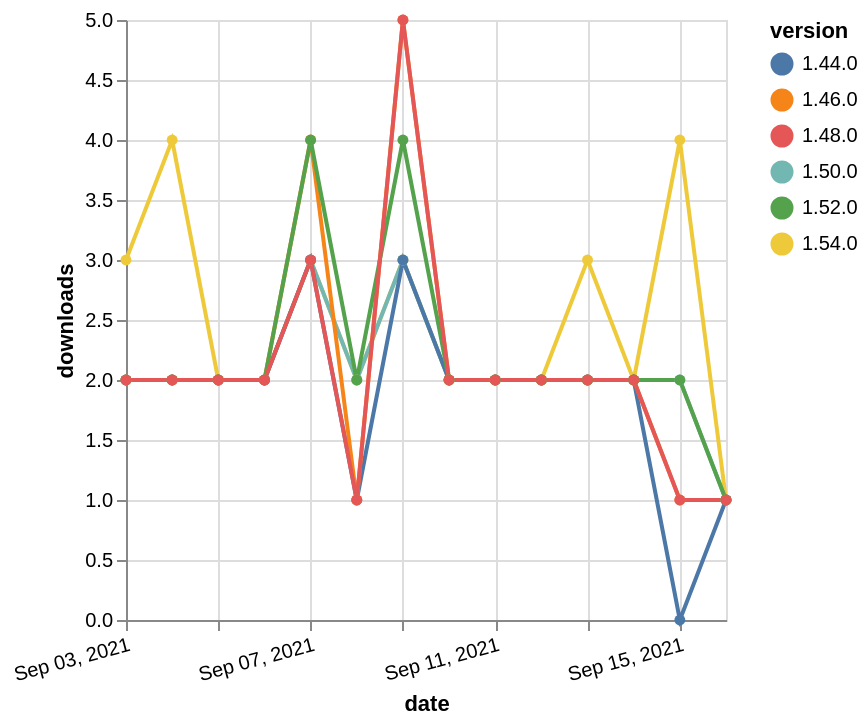

Write a Vega-Lite specification for this figure.
### Vega-Lite specification from a JSON file in a GitHub repository (floating-point values rounded to 4 significant figures)
{"$schema": "https://vega.github.io/schema/vega-lite/v5.json", "description": "A simple bar chart with embedded data.", "data": {"values": [{"date": "2021-09-03", "total": 223, "delta": 3, "version": "1.54.0"}, {"date": "2021-09-04", "total": 227, "delta": 4, "version": "1.54.0"}, {"date": "2021-09-05", "total": 229, "delta": 2, "version": "1.54.0"}, {"date": "2021-09-06", "total": 231, "delta": 2, "version": "1.54.0"}, {"date": "2021-09-07", "total": 234, "delta": 3, "version": "1.54.0"}, {"date": "2021-09-08", "total": 236, "delta": 2, "version": "1.54.0"}, {"date": "2021-09-09", "total": 239, "delta": 3, "version": "1.54.0"}, {"date": "2021-09-10", "total": 241, "delta": 2, "version": "1.54.0"}, {"date": "2021-09-11", "total": 243, "delta": 2, "version": "1.54.0"}, {"date": "2021-09-12", "total": 245, "delta": 2, "version": "1.54.0"}, {"date": "2021-09-13", "total": 248, "delta": 3, "version": "1.54.0"}, {"date": "2021-09-14", "total": 250, "delta": 2, "version": "1.54.0"}, {"date": "2021-09-15", "total": 254, "delta": 4, "version": "1.54.0"}, {"date": "2021-09-16", "total": 255, "delta": 1, "version": "1.54.0"}, {"date": "2021-09-03", "total": 999, "delta": 2, "version": "1.50.0"}, {"date": "2021-09-04", "total": 1001, "delta": 2, "version": "1.50.0"}, {"date": "2021-09-05", "total": 1003, "delta": 2, "version": "1.50.0"}, {"date": "2021-09-06", "total": 1005, "delta": 2, "version": "1.50.0"}, {"date": "2021-09-07", "total": 1008, "delta": 3, "version": "1.50.0"}, {"date": "2021-09-08", "total": 1010, "delta": 2, "version": "1.50.0"}, {"date": "2021-09-09", "total": 1013, "delta": 3, "version": "1.50.0"}, {"date": "2021-09-10", "total": 1015, "delta": 2, "version": "1.50.0"}, {"date": "2021-09-11", "total": 1017, "delta": 2, "version": "1.50.0"}, {"date": "2021-09-12", "total": 1019, "delta": 2, "version": "1.50.0"}, {"date": "2021-09-13", "total": 1021, "delta": 2, "version": "1.50.0"}, {"date": "2021-09-14", "total": 1023, "delta": 2, "version": "1.50.0"}, {"date": "2021-09-15", "total": 1025, "delta": 2, "version": "1.50.0"}, {"date": "2021-09-16", "total": 1026, "delta": 1, "version": "1.50.0"}, {"date": "2021-09-03", "total": 2019, "delta": 2, "version": "1.44.0"}, {"date": "2021-09-04", "total": 2021, "delta": 2, "version": "1.44.0"}, {"date": "2021-09-05", "total": 2023, "delta": 2, "version": "1.44.0"}, {"date": "2021-09-06", "total": 2025, "delta": 2, "version": "1.44.0"}, {"date": "2021-09-07", "total": 2028, "delta": 3, "version": "1.44.0"}, {"date": "2021-09-08", "total": 2029, "delta": 1, "version": "1.44.0"}, {"date": "2021-09-09", "total": 2032, "delta": 3, "version": "1.44.0"}, {"date": "2021-09-10", "total": 2034, "delta": 2, "version": "1.44.0"}, {"date": "2021-09-11", "total": 2036, "delta": 2, "version": "1.44.0"}, {"date": "2021-09-12", "total": 2038, "delta": 2, "version": "1.44.0"}, {"date": "2021-09-13", "total": 2040, "delta": 2, "version": "1.44.0"}, {"date": "2021-09-14", "total": 2042, "delta": 2, "version": "1.44.0"}, {"date": "2021-09-15", "total": 2042, "delta": 0, "version": "1.44.0"}, {"date": "2021-09-16", "total": 2043, "delta": 1, "version": "1.44.0"}, {"date": "2021-09-03", "total": 1959, "delta": 2, "version": "1.46.0"}, {"date": "2021-09-04", "total": 1961, "delta": 2, "version": "1.46.0"}, {"date": "2021-09-05", "total": 1963, "delta": 2, "version": "1.46.0"}, {"date": "2021-09-06", "total": 1965, "delta": 2, "version": "1.46.0"}, {"date": "2021-09-07", "total": 1969, "delta": 4, "version": "1.46.0"}, {"date": "2021-09-08", "total": 1970, "delta": 1, "version": "1.46.0"}, {"date": "2021-09-09", "total": 1975, "delta": 5, "version": "1.46.0"}, {"date": "2021-09-10", "total": 1977, "delta": 2, "version": "1.46.0"}, {"date": "2021-09-11", "total": 1979, "delta": 2, "version": "1.46.0"}, {"date": "2021-09-12", "total": 1981, "delta": 2, "version": "1.46.0"}, {"date": "2021-09-13", "total": 1983, "delta": 2, "version": "1.46.0"}, {"date": "2021-09-14", "total": 1985, "delta": 2, "version": "1.46.0"}, {"date": "2021-09-15", "total": 1986, "delta": 1, "version": "1.46.0"}, {"date": "2021-09-16", "total": 1987, "delta": 1, "version": "1.46.0"}, {"date": "2021-09-03", "total": 705, "delta": 2, "version": "1.52.0"}, {"date": "2021-09-04", "total": 707, "delta": 2, "version": "1.52.0"}, {"date": "2021-09-05", "total": 709, "delta": 2, "version": "1.52.0"}, {"date": "2021-09-06", "total": 711, "delta": 2, "version": "1.52.0"}, {"date": "2021-09-07", "total": 715, "delta": 4, "version": "1.52.0"}, {"date": "2021-09-08", "total": 717, "delta": 2, "version": "1.52.0"}, {"date": "2021-09-09", "total": 721, "delta": 4, "version": "1.52.0"}, {"date": "2021-09-10", "total": 723, "delta": 2, "version": "1.52.0"}, {"date": "2021-09-11", "total": 725, "delta": 2, "version": "1.52.0"}, {"date": "2021-09-12", "total": 727, "delta": 2, "version": "1.52.0"}, {"date": "2021-09-13", "total": 729, "delta": 2, "version": "1.52.0"}, {"date": "2021-09-14", "total": 731, "delta": 2, "version": "1.52.0"}, {"date": "2021-09-15", "total": 733, "delta": 2, "version": "1.52.0"}, {"date": "2021-09-16", "total": 734, "delta": 1, "version": "1.52.0"}, {"date": "2021-09-03", "total": 1479, "delta": 2, "version": "1.48.0"}, {"date": "2021-09-04", "total": 1481, "delta": 2, "version": "1.48.0"}, {"date": "2021-09-05", "total": 1483, "delta": 2, "version": "1.48.0"}, {"date": "2021-09-06", "total": 1485, "delta": 2, "version": "1.48.0"}, {"date": "2021-09-07", "total": 1488, "delta": 3, "version": "1.48.0"}, {"date": "2021-09-08", "total": 1489, "delta": 1, "version": "1.48.0"}, {"date": "2021-09-09", "total": 1494, "delta": 5, "version": "1.48.0"}, {"date": "2021-09-10", "total": 1496, "delta": 2, "version": "1.48.0"}, {"date": "2021-09-11", "total": 1498, "delta": 2, "version": "1.48.0"}, {"date": "2021-09-12", "total": 1500, "delta": 2, "version": "1.48.0"}, {"date": "2021-09-13", "total": 1502, "delta": 2, "version": "1.48.0"}, {"date": "2021-09-14", "total": 1504, "delta": 2, "version": "1.48.0"}, {"date": "2021-09-15", "total": 1505, "delta": 1, "version": "1.48.0"}, {"date": "2021-09-16", "total": 1506, "delta": 1, "version": "1.48.0"}]}, "width": "container", "mark": {"type": "line", "point": {"filled": true}}, "encoding": {"x": {"field": "date", "type": "temporal", "timeUnit": "yearmonthdate", "title": "date", "axis": {"labelAngle": -15}}, "y": {"field": "delta", "type": "quantitative", "title": "downloads"}, "color": {"field": "version", "type": "nominal"}, "tooltip": {"field": "delta"}}}
